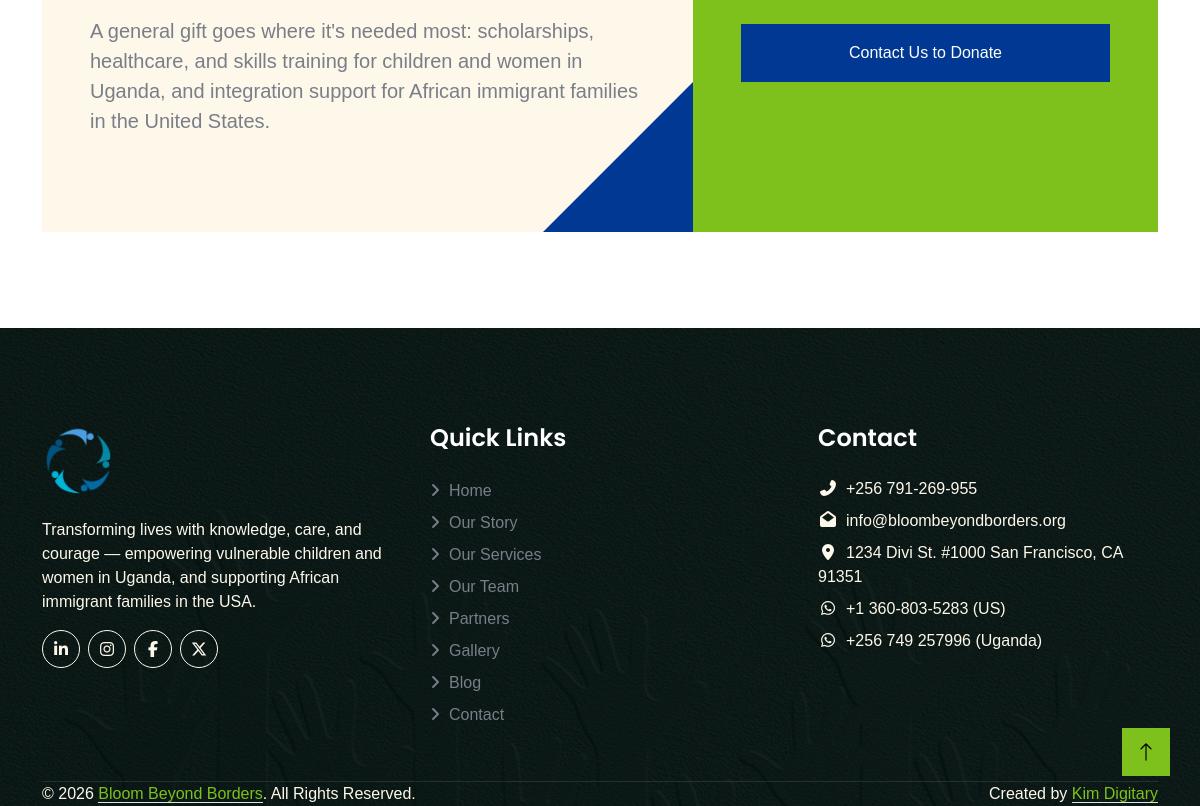
The page /donate (lower part) on the database as committed earlier.
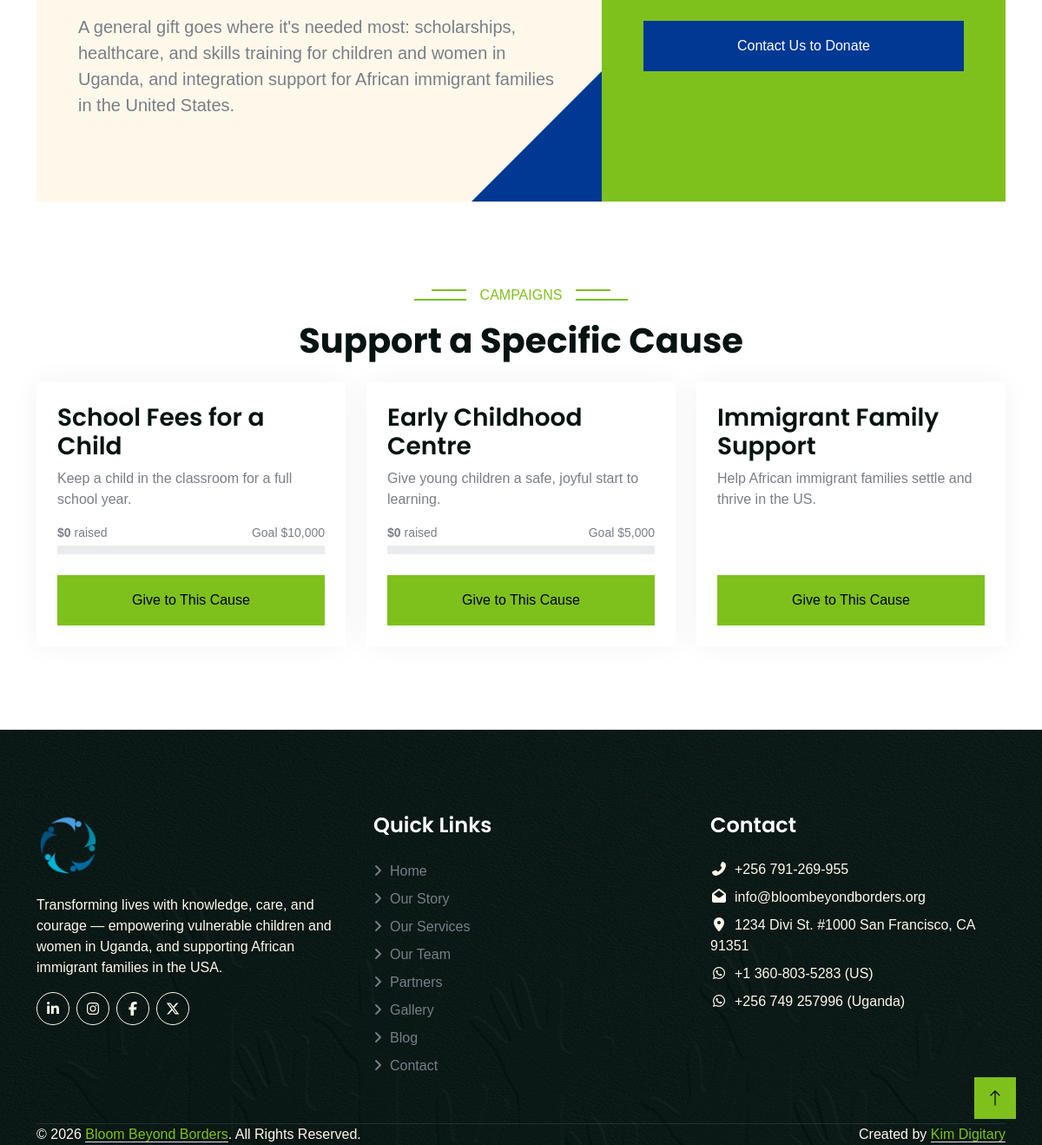
The same page on the database as committed later.
### tables this page shows
CREATE TABLE IF NOT EXISTS donation_schemes (
    id INT UNSIGNED AUTO_INCREMENT PRIMARY KEY,
    name VARCHAR(150) NOT NULL,
    slug VARCHAR(191) NOT NULL UNIQUE,
    summary VARCHAR(255) NULL,
    description TEXT NULL,
    image_path VARCHAR(255) NULL,
    preset_amounts VARCHAR(255) NOT NULL DEFAULT '',
    allow_custom_amount TINYINT(1) NOT NULL DEFAULT 1,
    goal_cents INT UNSIGNED NULL,
    is_active TINYINT(1) NOT NULL DEFAULT 1,
    sort_order INT NOT NULL DEFAULT 0,
    created_at DATETIME NOT NULL DEFAULT CURRENT_TIMESTAMP
);

### app/Core/Controller.php (called while the page is built, shortened)
<?php
abstract class Controller
{
    protected function view(string $view, array $data = []): void
    {
        $viewsDir = dirname(__DIR__) . '/Views';
        $viewPath = $viewsDir . '/' . $view . '.php';
        extract($data);
        require $viewsDir . '/partials/header.php';
        require $viewPath;
        require $viewsDir . '/partials/footer.php';
    }
}

### app/Controllers/DonationController.php (called while the page is built, shortened)
<?php
class DonationController extends Controller
{
    public function index(): void
    {
        [$errors, $old] = $this->takeFlash();
        $this->view('donate/index', [
            'title' => 'Donate - Bloom Beyond Borders',
            'pageTitle' => 'Donate',
            'description' => 'Give to Bloom Beyond Borders: support a specific campaign or donate any amount to help children and women in Uganda and immigrant families in the USA.',
            'schemes' => (new DonationScheme())->active(),
            'presets' => self::GENERAL_PRESETS,
            'errors' => $errors,
            'old' => $old,
            'csrfToken' => Csrf::token(),
            'paymentsEnabled' => Stripe::isConfigured(),
        ]);
    }
    private function takeFlash(): array
    {
        $errors = $_SESSION['donate_errors'] ?? [];
        $old = $_SESSION['donate_old'] ?? [];
        return [$errors, $old];
    }
}

### public/index.php (called while the page is built, shortened)
<?php
$router = new Router();
$router->get('/', [HomeController::class, 'index']);
$router->get('/our-story', [StoryController::class, 'index']);
$router->get('/our-services', [ServicesController::class, 'index']);
$router->get('/our-team', [TeamController::class, 'index']);
$router->get('/partners', [PartnersController::class, 'index']);
$router->get('/gallery', [GalleryController::class, 'index']);
$router->get('/blog', [BlogController::class, 'index']);
$router->get('/blog/{slug}', [BlogController::class, 'show']);
$router->post('/blog/{slug}/comments', [BlogController::class, 'submitComment']);
$router->get('/contact', [ContactController::class, 'index']);
$router->post('/contact', [ContactController::class, 'submit']);
$router->get('/donate', [DonationController::class, 'index']);
$router->post('/donate/checkout', [DonationController::class, 'checkout']);
$router->get('/donate/thank-you', [DonationController::class, 'thankYou']);
$router->get('/donate/{slug}', [DonationController::class, 'show']);
$router->post('/stripe/webhook', [StripeWebhookController::class, 'handle']);
$router->get('/sitemap.xml', [SitemapController::class, 'index']);
$router->get('/admin/login', [AdminAuthController::class, 'showLogin']);
$router->post('/admin/login', [AdminAuthController::class, 'login']);
$router->post('/admin/logout', [AdminAuthController::class, 'logout']);
$router->get('/admin/forgot-password', [AdminAuthController::class, 'showForgotPassword']);
$router->post('/admin/forgot-password', [AdminAuthController::class, 'forgotPassword']);
$router->get('/admin/set-password/{token}', [AdminAuthController::class, 'showSetPassword']);
$router->post('/admin/set-password/{token}', [AdminAuthController::class, 'setPassword']);
$router->get('/admin', [AdminDashboardController::class, 'index']);
$router->get('/admin/settings', [AdminSettingsController::class, 'index']);
$router->post('/admin/settings', [AdminSettingsController::class, 'update']);
$router->get('/admin/team', [AdminTeamController::class, 'index']);
$router->get('/admin/team/create', [AdminTeamController::class, 'create']);
$router->post('/admin/team', [AdminTeamController::class, 'store']);
$router->get('/admin/team/{id}/edit', [AdminTeamController::class, 'edit']);
$router->post('/admin/team/{id}', [AdminTeamController::class, 'update']);
$router->post('/admin/team/{id}/delete', [AdminTeamController::class, 'destroy']);
$router->get('/admin/partners', [AdminPartnersController::class, 'index']);
$router->get('/admin/partners/create', [AdminPartnersController::class, 'create']);
$router->post('/admin/partners', [AdminPartnersController::class, 'store']);
$router->get('/admin/partners/{id}/edit', [AdminPartnersController::class, 'edit']);
$router->post('/admin/partners/{id}', [AdminPartnersController::class, 'update']);
$router->post('/admin/partners/{id}/delete', [AdminPartnersController::class, 'destroy']);
$router->get('/admin/gallery', [AdminGalleryController::class, 'index']);
$router->get('/admin/gallery/create', [AdminGalleryController::class, 'createAlbum']);
$router->post('/admin/gallery', [AdminGalleryController::class, 'storeAlbum']);
$router->get('/admin/gallery/{id}/edit', [AdminGalleryController::class, 'editAlbum']);
$router->post('/admin/gallery/{id}', [AdminGalleryController::class, 'updateAlbum']);
$router->post('/admin/gallery/{id}/delete', [AdminGalleryController::class, 'destroyAlbum']);
$router->get('/admin/gallery/{id}', [AdminGalleryController::class, 'showAlbum']);
$router->post('/admin/gallery/{albumId}/images', [AdminGalleryController::class, 'storeImage']);
$router->get('/admin/gallery/{albumId}/images/{imageId}/edit', [AdminGalleryController::class, 'editImage']);
$router->post('/admin/gallery/{albumId}/images/{imageId}', [AdminGalleryController::class, 'updateImage']);
$router->post('/admin/gallery/{albumId}/images/{imageId}/delete', [AdminGalleryController::class, 'destroyImage']);
$router->get('/admin/blog', [AdminBlogController::class, 'index']);
$router->get('/admin/blog/create', [AdminBlogController::class, 'create']);
$router->post('/admin/blog', [AdminBlogController::class, 'store']);
$router->get('/admin/blog/{id}/edit', [AdminBlogController::class, 'edit']);
$router->post('/admin/blog/{id}', [AdminBlogController::class, 'update']);
$router->post('/admin/blog/{id}/delete', [AdminBlogController::class, 'destroy']);
$router->get('/admin/comments', [AdminCommentsController::class, 'index']);
$router->post('/admin/comments/{id}/approve', [AdminCommentsController::class, 'approve']);
$router->post('/admin/comments/{id}/delete', [AdminCommentsController::class, 'destroy']);
$router->get('/admin/contact', [AdminContactController::class, 'index']);
$router->post('/admin/contact/{id}/delete', [AdminContactController::class, 'destroy']);
$router->get('/admin/story', [AdminStoryController::class, 'index']);
$router->get('/admin/story/stats/create', [AdminStoryController::class, 'createStat']);
$router->post('/admin/story/stats', [AdminStoryController::class, 'storeStat']);
$router->get('/admin/story/stats/{id}/edit', [AdminStoryController::class, 'editStat']);
$router->post('/admin/story/stats/{id}', [AdminStoryController::class, 'updateStat']);
$router->post('/admin/story/stats/{id}/delete', [AdminStoryController::class, 'destroyStat']);
$router->get('/admin/story/finance/create', [AdminStoryController::class, 'createFinance']);
$router->post('/admin/story/finance', [AdminStoryController::class, 'storeFinance']);
$router->get('/admin/story/finance/{id}/edit', [AdminStoryController::class, 'editFinance']);
$router->post('/admin/story/finance/{id}', [AdminStoryController::class, 'updateFinance']);
$router->post('/admin/story/finance/{id}/delete', [AdminStoryController::class, 'destroyFinance']);
$router->post('/admin/story/letter', [AdminStoryController::class, 'updateLetter']);
$router->get('/admin/donations', [AdminDonationsController::class, 'index']);
$router->get('/admin/donation-schemes', [AdminDonationSchemesController::class, 'index']);
$router->get('/admin/donation-schemes/create', [AdminDonationSchemesController::class, 'create']);
$router->post('/admin/donation-schemes', [AdminDonationSchemesController::class, 'store']);
$router->get('/admin/donation-schemes/{id}/edit', [AdminDonationSchemesController::class, 'edit']);
$router->post('/admin/donation-schemes/{id}', [AdminDonationSchemesController::class, 'update']);
$router->post('/admin/donation-schemes/{id}/delete', [AdminDonationSchemesController::class, 'destroy']);
$router->get('/admin/users', [AdminUsersController::class, 'index']);
$router->get('/admin/users/create', [AdminUsersController::class, 'create']);
$router->post('/admin/users', [AdminUsersController::class, 'store']);
$router->get('/admin/users/{id}/edit', [AdminUsersController::class, 'edit']);
$router->post('/admin/users/{id}', [AdminUsersController::class, 'update']);
$router->post('/admin/users/{id}/delete', [AdminUsersController::class, 'destroy']);
$router->post('/admin/users/{id}/send-link', [AdminUsersController::class, 'sendLink']);
$router->get('/admin/roles', [AdminRolesController::class, 'index']);
$router->get('/admin/roles/create', [AdminRolesController::class, 'create']);
$router->post('/admin/roles', [AdminRolesController::class, 'store']);
$router->get('/admin/roles/{id}/edit', [AdminRolesController::class, 'edit']);
$router->post('/admin/roles/{id}', [AdminRolesController::class, 'update']);
$router->post('/admin/roles/{id}/delete', [AdminRolesController::class, 'destroy']);
$router->get('/admin/account', [AdminAccountController::class, 'index']);
$router->post('/admin/account', [AdminAccountController::class, 'update']);
$router->dispatch($_SERVER['REQUEST_METHOD'], $_SERVER['REQUEST_URI']);

### app/Models/DonationScheme.php (called while the page is built, shortened)
<?php
class DonationScheme extends Model
{
    public function active(): array
    {
        return $this->db->query(
            "SELECT s.*, COALESCE(SUM(CASE WHEN d.status = 'paid' THEN d.amount_cents END), 0) AS raised_cents
             FROM donation_schemes s
             LEFT JOIN donations d ON d.scheme_id = s.id
             WHERE s.is_active = 1
             GROUP BY s.id
             ORDER BY s.sort_order ASC, s.id ASC"
        )->fetchAll();
    }
}

### app/Core/Money.php (called while the page is built, shortened)
<?php
class Money
{
    public static function format(int $cents): string
    {
        $dollars = $cents / 100;
        return '$' . ($cents % 100 === 0 ? number_format($dollars) : number_format($dollars, 2));
    }
}

### app/Views/donate/index.php (the view, shortened to what the rows shown need)
<div class="container-fluid donate py-5">
    <div class="container">
        <div class="row g-0">
            <div class="col-lg-7 donate-text bg-light py-5 wow fadeIn" data-wow-delay="0.1s">
                <div class="d-flex flex-column justify-content-center h-100 p-5 wow fadeIn" data-wow-delay="0.3s">
                    <p class="fs-5 mb-0">A general gift goes where it's needed most: scholarships, healthcare, and skills training for children and women in Uganda, and integration support for African immigrant families in the United States.</p>
                </div>
            </div>
            <div class="col-lg-5 donate-form bg-primary py-5 text-center wow fadeIn" data-wow-delay="0.5s">
                <div class="h-100 p-5 d-flex flex-column justify-content-center">
                    <?php require __DIR__ . '/_form.php'; ?>
                </div>
            </div>
        </div>
    </div>
</div>
<?php if (!empty($schemes)): ?>
<div class="container-fluid py-5">
    <div class="container">
        <div class="text-center mx-auto wow fadeIn" data-wow-delay="0.1s" style="max-width: 600px;">
            <p class="section-title bg-white text-center text-primary px-3">Campaigns</p>
            <h2 class="display-6 mb-4">Support a Specific Cause</h2>
        </div>
        <div class="row g-4">
            <?php foreach ($schemes as $i => $item): ?>
                <?php
                $goal = (int) ($item['goal_cents'] ?? 0);
                $raised = (int) $item['raised_cents'];
                $percent = $goal > 0 ? min(100, (int) floor($raised * 100 / $goal)) : null;
                ?>
                <div class="col-md-6 col-lg-4 wow fadeIn" data-wow-delay="<?= number_format(0.1 + 0.2 * ($i % 3), 1) ?>s">
                    <div class="donation-item h-100 p-4">
                        <a href="/donate/<?= htmlspecialchars($item['slug']) ?>" class="h3 d-inline-block"><?= htmlspecialchars($item['name']) ?></a>
                        <?php if (!empty($item['summary'])): ?>
                            <p><?= htmlspecialchars($item['summary']) ?></p>
                        <?php endif; ?>
                        <?php if ($percent !== null): ?>
                            <div class="mb-4">
                                <div class="d-flex justify-content-between small mb-1">
                                    <span><strong><?= htmlspecialchars(Money::format($raised)) ?></strong> raised</span>
                                    <span>Goal <?= htmlspecialchars(Money::format($goal)) ?></span>
                                </div>
                                <div class="progress" role="progressbar" aria-label="Raised so far" aria-valuenow="<?= $percent ?>" aria-valuemin="0" aria-valuemax="100" style="height: 10px;">
                                </div>
                            </div>
                        <?php endif; ?>
                        <a href="/donate/<?= htmlspecialchars($item['slug']) ?>" class="btn btn-primary w-100 py-3">Give to This Cause</a>
                    </div>
                </div>
            <?php endforeach; ?>
        </div>
    </div>
</div>
<?php endif; ?>

### app/Core/Router.php (shortened to what the rows shown need)
<?php
class Router
{
    private array $routes = [];
    private function add(string $method, string $path, array $handler): void
    {
        $this->routes[] = [
            'method' => $method,
            'pattern' => $this->toPattern($path),
            'handler' => $handler,
        ];
    }
    private function toPattern(string $path): string
    {
        $pattern = preg_replace('#\{[a-zA-Z_][a-zA-Z0-9_]*\}#', '([^/]+)', $path);
        return '#^' . $pattern . '$#';
    }
    public function dispatch(string $method, string $uri): void
    {
        $path = parse_url($uri, PHP_URL_PATH) ?: '/';
        $path = rtrim($path, '/');
        foreach ($this->routes as $route) {
            if ($route['method'] !== $method) {
                continue;
            }
            if (preg_match($route['pattern'], $path, $matches)) {
                array_shift($matches);
                [$controllerClass, $action] = $route['handler'];
                $controller = new $controllerClass();
                $controller->$action(...$matches);
                return;
            }
        }
    }
}

Rows that differ between the two databases and show on the page:
added donation_schemes: name "School Fees for a Child", summary "Keep a child in the classroom for a full school year.", raised "$0", goal_cents "$10,000", $percent 0 (drawn)
added donation_schemes: name "Early Childhood Centre", summary "Give young children a safe, joyful start to learning.", raised "$0", goal_cents "$5,000", $percent 0 (drawn)
added donation_schemes: name "Immigrant Family Support", summary "Help African immigrant families settle and thrive in the US."
Other text that changed with them:
new list line: "CAMPAIGNS Support a Specific Cause"
